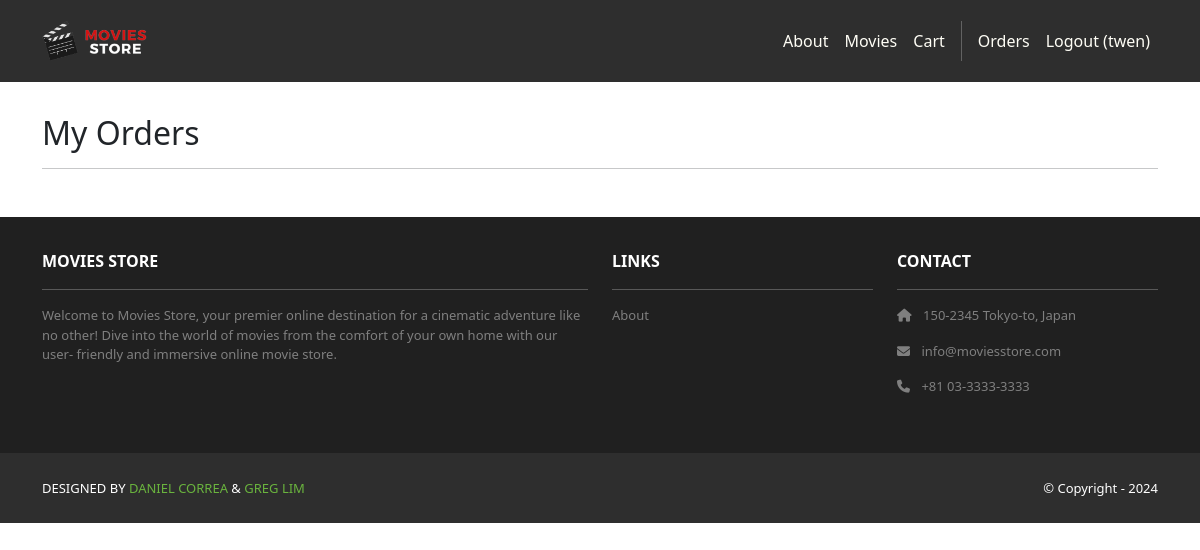
/accounts/orders/ (signed in), run on an earlier commit of the app's database.
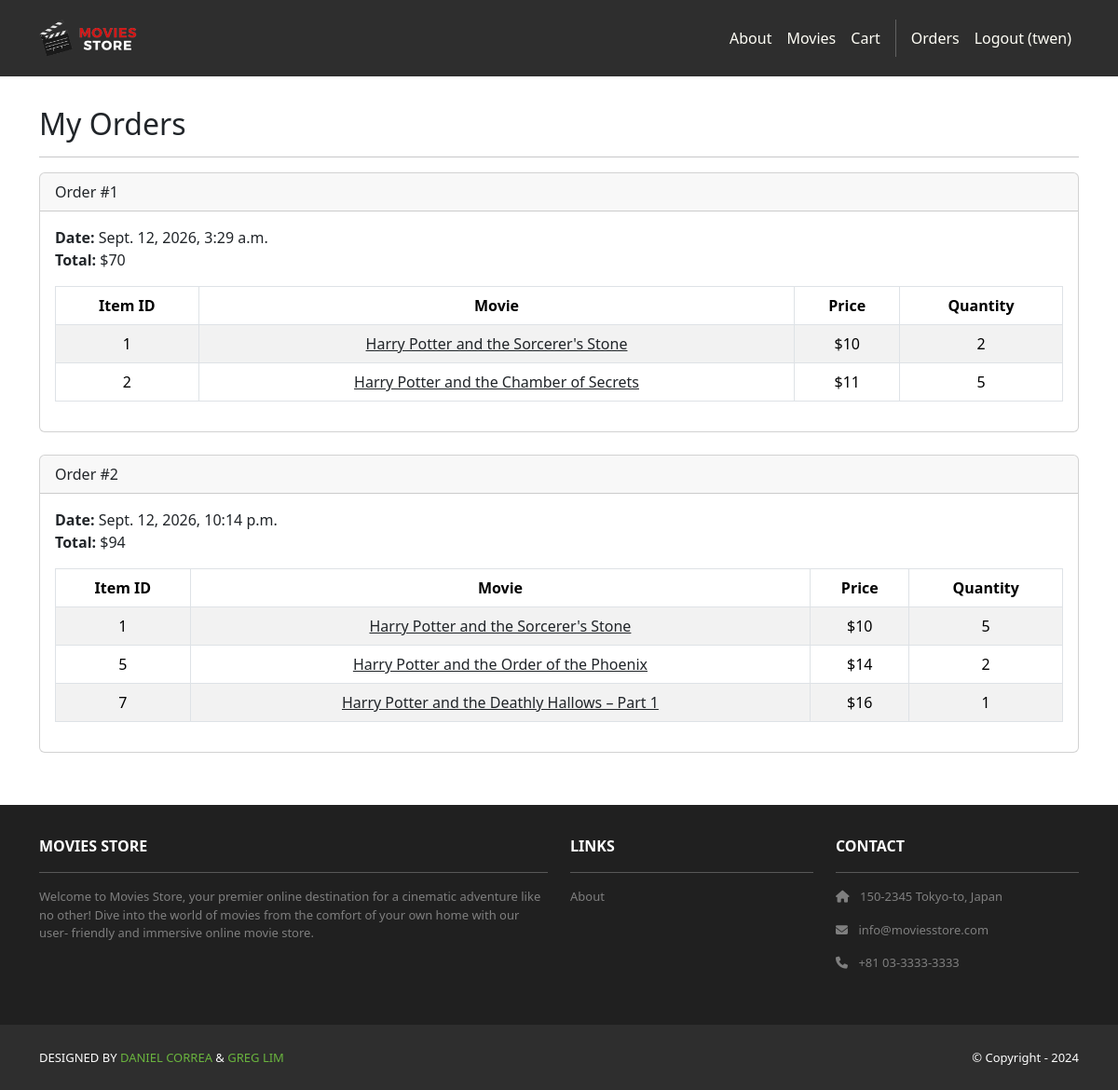
And on a later commit of the database.
### cart/models.py (models this page shows, shortened)
class Order(models.Model):
    id = models.AutoField(primary_key=True)
    total = models.IntegerField()
    date = models.DateTimeField(auto_now_add=True)
    user = models.ForeignKey(User, on_delete=models.CASCADE)

class Item(models.Model):
    id = models.AutoField(primary_key=True)
    price = models.IntegerField()
    quantity = models.IntegerField()
    order = models.ForeignKey(Order, on_delete=models.CASCADE)
    movie = models.ForeignKey(Movie, on_delete=models.CASCADE)

### movies/models.py (models this page shows, shortened)
class Movie(models.Model):
    id = models.AutoField(primary_key=True)
    name = models.CharField(max_length=255)
    price = models.IntegerField()
    description = models.TextField()
    image = models.ImageField(upload_to='movie_images/')

### accounts/views.py (the view)
# urls.py: path('orders/', views.orders, name='accounts.orders'),
@login_required
def orders(request):
    template_data = {}
    template_data['title'] = 'Orders'
    template_data['orders'] = request.user.order_set.all()
    return render(request, 'accounts/orders.html', {'template_data': template_data})

### accounts/templates/accounts/orders.html
{% extends 'base.html' %}
{% block content %}
<div class="p-3">
  <div class="container">
    <div class="row mt-3">
      <div class="col mx-auto mb-3">
        <h2>My Orders</h2>
        <hr />
        {% for order in template_data.orders %}
        <div class="card mb-4">
          <div class="card-header">
            Order #{{ order.id }}
          </div>
          <div class="card-body">
            <b>Date:</b> {{ order.date }}<br />
            <b>Total:</b> ${{ order.total }}<br />
            <table class="table table-bordered
              table-striped text-center mt-3">
              <thead>
                <tr>
                  <th scope="col">Item ID</th>
                  <th scope="col">Movie</th>
                  <th scope="col">Price</th>
                  <th scope="col">Quantity</th>
                </tr>
              </thead>
              <tbody>
                {% for item in order.item_set.all %}
                <tr>
                  <td>{{ item.movie.id }}</td>
                  <td>
                    <a class="link-dark"
                      href="{% url 'movies.show'
                      id=item.movie.id %}">
                      {{ item.movie.name }}
                    </a>
                  </td>
                  <td>${{ item.movie.price }}</td>
                  <td>{{ item.quantity }}</td>
                </tr>
                {% endfor %}
              </tbody>
            </table>
          </div>
        </div>
        {% endfor %}
      </div>
    </div>
  </div>
</div>
{% endblock content %}

What changed in the data, as far as the page shows it:
added Order: id "1", date "Sept. 12, 2026, 3:29 a.m.", total "70"
added Item: movie.id "1", movie.name "Harry Potter and the Sorcerer's Stone", movie.price "10", quantity "2"
added Item: movie.id "2", movie.name "Harry Potter and the Chamber of Secrets", movie.price "11", quantity "5", shown under "1"
added Order: id "2", date "Sept. 12, 2026, 10:14 p.m.", total "94"
added Item: movie.id "1", movie.name "Harry Potter and the Sorcerer's Stone", movie.price "10", quantity "5", shown under "2"
added Item: movie.id "5", movie.name "Harry Potter and the Order of the Phoenix", movie.price "14", quantity "2"
added Item: movie.id "7", movie.name "Harry Potter and the Deathly Hallows – Part 1", movie.price "16", quantity "1", shown under "2"
